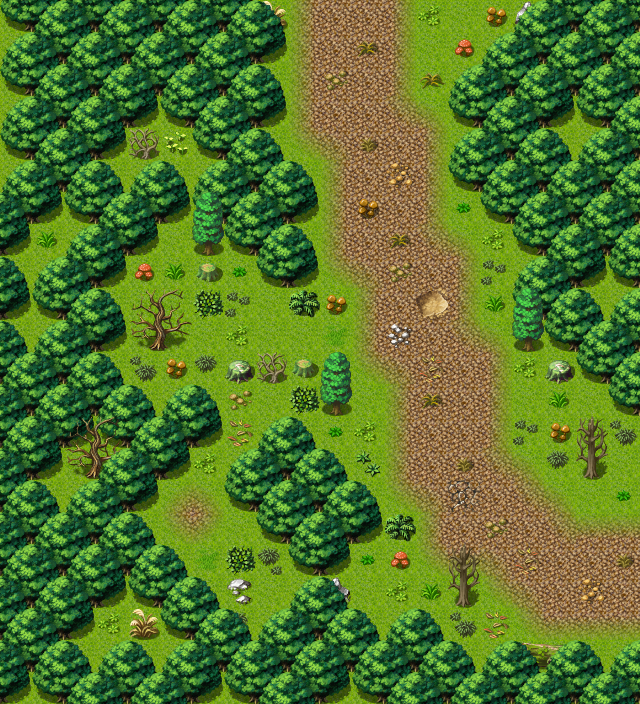

A level layout from a 2D game, rendered from its tile map. Below: a short description, then the map file with tile-grid data replaced by summaries:
An orthogonal 20x22 tile map with 32x32 px tiles, 3 tile layers (Ground, Objects, Above), 1 hidden layer not drawn, 40 tilesets and 6 objects (4x spawn, 2x mapchange).

<map version="1.0" orientation="orthogonal" width="20" height="22" tilewidth="32" tileheight="32">
 <properties>
  <property name="outside" value="1" />
 </properties>
 <tileset firstgid="1" name="map_bed_1" tilewidth="32" tileheight="32">
  <image source="../drawable/map_bed_1.png" width="512" height="256" />
 </tileset>
 <tileset firstgid="129" name="map_border_1" tilewidth="32" tileheight="32">
  <image source="../drawable/map_border_1.png" width="512" height="256" />
 </tileset>
 <tileset firstgid="257" name="map_bridge_1" tilewidth="32" tileheight="32">
  <image source="../drawable/map_bridge_1.png" width="512" height="256" />
 </tileset>
 <tileset firstgid="385" name="map_broken_1" tilewidth="32" tileheight="32">
  <image source="../drawable/map_broken_1.png" width="512" height="256" />
 </tileset>
 <tileset firstgid="513" name="map_cavewall_1" tilewidth="32" tileheight="32">
  <image source="../drawable/map_cavewall_1.png" width="576" height="192" />
 </tileset>
 <tileset firstgid="621" name="map_cavewall_2" tilewidth="32" tileheight="32">
  <image source="../drawable/map_cavewall_2.png" width="576" height="192" />
 </tileset>
 <tileset firstgid="729" name="map_cavewall_3" tilewidth="32" tileheight="32">
  <image source="../drawable/map_cavewall_3.png" width="576" height="192" />
 </tileset>
 <tileset firstgid="837" name="map_chair_table_1" tilewidth="32" tileheight="32">
  <image source="../drawable/map_chair_table_1.png" width="512" height="256" />
 </tileset>
 <tileset firstgid="965" name="map_crate_1" tilewidth="32" tileheight="32">
  <image source="../drawable/map_crate_1.png" width="512" height="256" />
 </tileset>
 <tileset firstgid="1093" name="map_cupboard_1" tilewidth="32" tileheight="32">
  <image source="../drawable/map_cupboard_1.png" width="512" height="256" />
 </tileset>
 <tileset firstgid="1221" name="map_curtain_1" tilewidth="32" tileheight="32">
  <image source="../drawable/map_curtain_1.png" width="512" height="256" />
 </tileset>
 <tileset firstgid="1349" name="map_entrance_1" tilewidth="32" tileheight="32">
  <image source="../drawable/map_entrance_1.png" width="512" height="256" />
 </tileset>
 <tileset firstgid="1477" name="map_fence_1" tilewidth="32" tileheight="32">
  <image source="../drawable/map_fence_1.png" width="512" height="256" />
 </tileset>
 <tileset firstgid="1605" name="map_fence_2" tilewidth="32" tileheight="32">
  <image source="../drawable/map_fence_2.png" width="512" height="256" />
 </tileset>
 <tileset firstgid="1733" name="map_ground_1" tilewidth="32" tileheight="32">
  <image source="../drawable/map_ground_1.png" width="512" height="256" />
 </tileset>
 <tileset firstgid="1861" name="map_ground_2" tilewidth="32" tileheight="32">
  <image source="../drawable/map_ground_2.png" width="512" height="256" />
 </tileset>
 <tileset firstgid="1989" name="map_ground_3" tilewidth="32" tileheight="32">
  <image source="../drawable/map_ground_3.png" width="512" height="256" />
 </tileset>
 <tileset firstgid="2117" name="map_ground_4" tilewidth="32" tileheight="32">
  <image source="../drawable/map_ground_4.png" width="512" height="256" />
 </tileset>
 <tileset firstgid="2245" name="map_ground_5" tilewidth="32" tileheight="32">
  <image source="../drawable/map_ground_5.png" width="512" height="256" />
 </tileset>
 <tileset firstgid="2373" name="map_ground_6" tilewidth="32" tileheight="32">
  <image source="../drawable/map_ground_6.png" width="512" height="256" />
 </tileset>
 <tileset firstgid="2501" name="map_ground_7" tilewidth="32" tileheight="32">
  <image source="../drawable/map_ground_7.png" width="512" height="256" />
 </tileset>
 <tileset firstgid="2629" name="map_ground_8" tilewidth="32" tileheight="32">
  <image source="../drawable/map_ground_8.png" width="512" height="256" />
 </tileset>
 <tileset firstgid="2757" name="map_indoor_1" tilewidth="32" tileheight="32">
  <image source="../drawable/map_indoor_1.png" width="512" height="256" />
 </tileset>
 <tileset firstgid="2885" name="map_kitchen_1" tilewidth="32" tileheight="32">
  <image source="../drawable/map_kitchen_1.png" width="512" height="256" />
 </tileset>
 <tileset firstgid="3013" name="map_outdoor_1" tilewidth="32" tileheight="32">
  <image source="../drawable/map_outdoor_1.png" width="512" height="256" />
 </tileset>
 <tileset firstgid="3141" name="map_pillar_1" tilewidth="32" tileheight="32">
  <image source="../drawable/map_pillar_1.png" width="512" height="256" />
 </tileset>
 <tileset firstgid="3269" name="map_plant_1" tilewidth="32" tileheight="32">
  <image source="../drawable/map_plant_1.png" width="512" height="256" />
 </tileset>
 <tileset firstgid="3397" name="map_rock_1" tilewidth="32" tileheight="32">
  <image source="../drawable/map_rock_1.png" width="512" height="256" />
 </tileset>
 <tileset firstgid="3525" name="map_roof_1" tilewidth="32" tileheight="32">
  <image source="../drawable/map_roof_1.png" width="512" height="256" />
 </tileset>
 <tileset firstgid="3653" name="map_roof_2" tilewidth="32" tileheight="32">
  <image source="../drawable/map_roof_2.png" width="512" height="256" />
 </tileset>
 <tileset firstgid="3781" name="map_shop_1" tilewidth="32" tileheight="32">
  <image source="../drawable/map_shop_1.png" width="512" height="256" />
 </tileset>
 <tileset firstgid="3909" name="map_sign_ladder_1" tilewidth="32" tileheight="32">
  <image source="../drawable/map_sign_ladder_1.png" width="512" height="256" />
 </tileset>
 <tileset firstgid="4037" name="map_table_1" tilewidth="32" tileheight="32">
  <image source="../drawable/map_table_1.png" width="512" height="256" />
 </tileset>
 <tileset firstgid="4165" name="map_trail_1" tilewidth="32" tileheight="32">
  <image source="../drawable/map_trail_1.png" width="512" height="256" />
 </tileset>
 <tileset firstgid="4293" name="map_tree_1" tilewidth="32" tileheight="32">
  <image source="../drawable/map_tree_1.png" width="512" height="256" />
 </tileset>
 <tileset firstgid="4421" name="map_wall_1" tilewidth="32" tileheight="32">
  <image source="../drawable/map_wall_1.png" width="512" height="256" />
 </tileset>
 <tileset firstgid="4549" name="map_wall_2" tilewidth="32" tileheight="32">
  <image source="../drawable/map_wall_2.png" width="480" height="256" />
 </tileset>
 <tileset firstgid="4669" name="map_wall_3" tilewidth="32" tileheight="32">
  <image source="../drawable/map_wall_3.png" width="480" height="256" />
 </tileset>
 <tileset firstgid="4789" name="map_window_1" tilewidth="32" tileheight="32">
  <image source="../drawable/map_window_1.png" width="512" height="256" />
 </tileset>
 <tileset firstgid="4917" name="map_window_2" tilewidth="32" tileheight="32">
  <image source="../drawable/map_window_2.png" width="512" height="256" />
 </tileset>
 <layer name="Ground" width="20" height="22">
  <data>[440 cells, 440 non-empty, 2 distinct tile ids]</data>
 </layer>
 <layer name="Objects" width="20" height="22">
  <data>[440 cells, 365 non-empty, 50 distinct tile ids]</data>
 </layer>
 <layer name="Above" width="20" height="22">
  <data>[440 cells, 46 non-empty, 6 distinct tile ids]</data>
 </layer>
 <layer name="Walkable" width="20" height="22" visible="0">
  <data>[440 cells, 244 non-empty, 1 distinct tile ids]</data>
 </layer>
 <objectgroup name="Mapevents" width="20" height="22">
  <object name="north" type="mapchange" x="288" y="0" width="224" height="32">
   <properties>
    <property name="map" value="roadbeforecrossroads4" />
    <property name="place" value="south" />
   </properties>
  </object>
  </objectgroup>
 <objectgroup name="Spawn" width="20" height="22">
  <!-- 4 objects omitted --></objectgroup>
 <objectgroup name="Keys" width="20" height="22" visible="0" />
</map>
<!-- 5 of 6 objects omitted -->
